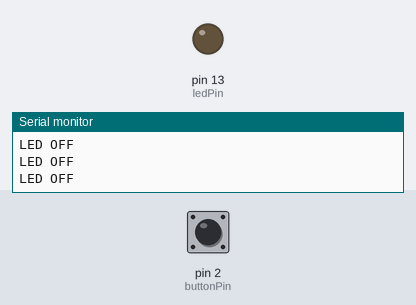
Recording of a sketch running on a simulated Arduino Uno, built with avr-gcc and run on an emulated ATmega328P. Shown: output pins drawn as LEDs (lit = HIGH), the last lines printed to the serial monitor. Dashed ring = blinking. The test bench sets the inputs (shaded band); at power-on: pin 2 (buttonPin) LOW.

Above: at 1.2 s.
1.3 s: pin 2 (buttonPin) pulled HIGH for 0.15 s
At 1.38 s:
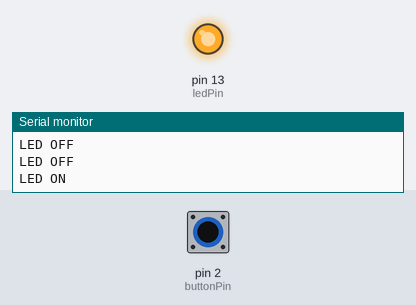
2.9 s: pin 2 (buttonPin) pulled HIGH for 1 s
At 5.1 s:
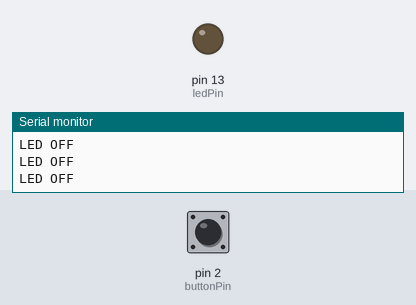
6.9 s: pin 2 (buttonPin) pulsed HIGH 2 times (0.12 s each, 0.3 s apart)
At 6.96 s:
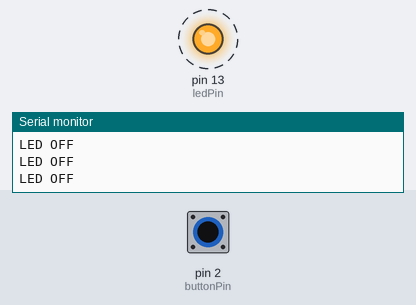
10.5 s: pin 2 (buttonPin) driven HIGH
At 11.2 s:
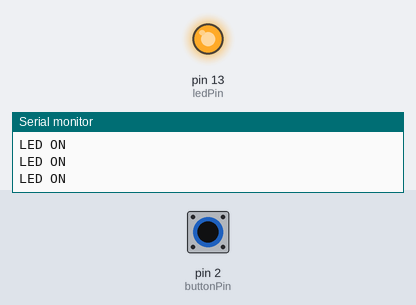
13.5 s: pin 2 (buttonPin) driven LOW
At 14.8 s:
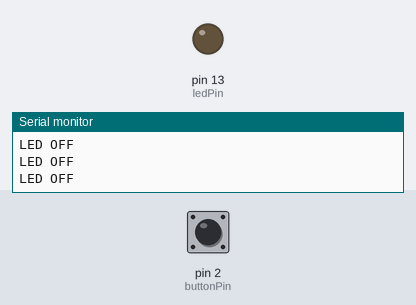
Timing chart, 0 to 16.5 s (numbered marks = the images above; inputs shaded):
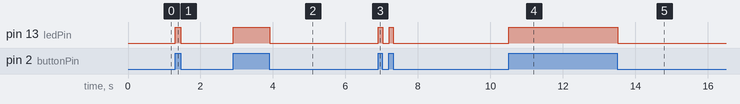

The sketch:

main.ino
```cpp
const int buttonPin = 2;  // Button connected to D2
const int ledPin = 13;    // LED connected to D13
int buttonState = 0;      // Variable to store button state

void setup() {
  pinMode(buttonPin, INPUT);
  pinMode(ledPin, OUTPUT);
  Serial.begin(9600);
}

void loop() {
  buttonState = digitalRead(buttonPin); // Read button state

  if (buttonState == HIGH) { // If button is pressed
    digitalWrite(ledPin, HIGH); // Turn LED ON
    Serial.println("LED ON");
  } else {
    digitalWrite(ledPin, LOW); // Turn LED OFF
    Serial.println("LED OFF");
  }
}
```

Measured:
- after the input at 1.3 s, pin 13 (ledPin): LOW → HIGH at once, → LOW 0.15 s later
- after the input at 2.9 s, pin 13 (ledPin): LOW → HIGH at once, → LOW 1.0 s later
- after the input at 6.9 s, pin 13 (ledPin): alternates HIGH for 0.12 s and LOW for 0.18 s, 4 changes in all, then stays LOW, starting at once
- after the input at 10.5 s, pin 13 (ledPin): LOW → HIGH at once
- after the input at 13.5 s, pin 13 (ledPin): HIGH → LOW at once
